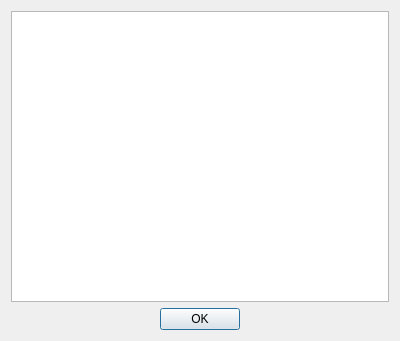
<?xml version="1.0" encoding="UTF-8"?>
<ui version="4.0">
 <class>Conflicts_Window</class>
 <widget class="QDialog" name="Conflicts_Window">
  <property name="geometry">
   <rect>
    <x>0</x>
    <y>0</y>
    <width>400</width>
    <height>341</height>
   </rect>
  </property>
  <property name="windowTitle">
   <string>Conflicts Detected!</string>
  </property>
  <layout class="QVBoxLayout" name="verticalLayout">
   <item>
    <widget class="QTextBrowser" name="tbConflicts"/>
   </item>
   <item>
    <widget class="QDialogButtonBox" name="bbOK">
     <property name="orientation">
      <enum>Qt::Horizontal</enum>
     </property>
     <property name="standardButtons">
      <set>QDialogButtonBox::Ok</set>
     </property>
     <property name="centerButtons">
      <bool>true</bool>
     </property>
    </widget>
   </item>
  </layout>
 </widget>
 <resources/>
 <connections>
  <connection>
   <sender>bbOK</sender>
   <signal>accepted()</signal>
   <receiver>Conflicts_Window</receiver>
   <slot>accept()</slot>
   <hints>
    <hint type="sourcelabel">
     <x>248</x>
     <y>254</y>
    </hint>
    <hint type="destinationlabel">
     <x>157</x>
     <y>274</y>
    </hint>
   </hints>
  </connection>
  <connection>
   <sender>bbOK</sender>
   <signal>rejected()</signal>
   <receiver>Conflicts_Window</receiver>
   <slot>reject()</slot>
   <hints>
    <hint type="sourcelabel">
     <x>316</x>
     <y>260</y>
    </hint>
    <hint type="destinationlabel">
     <x>286</x>
     <y>274</y>
    </hint>
   </hints>
  </connection>
 </connections>
</ui>
